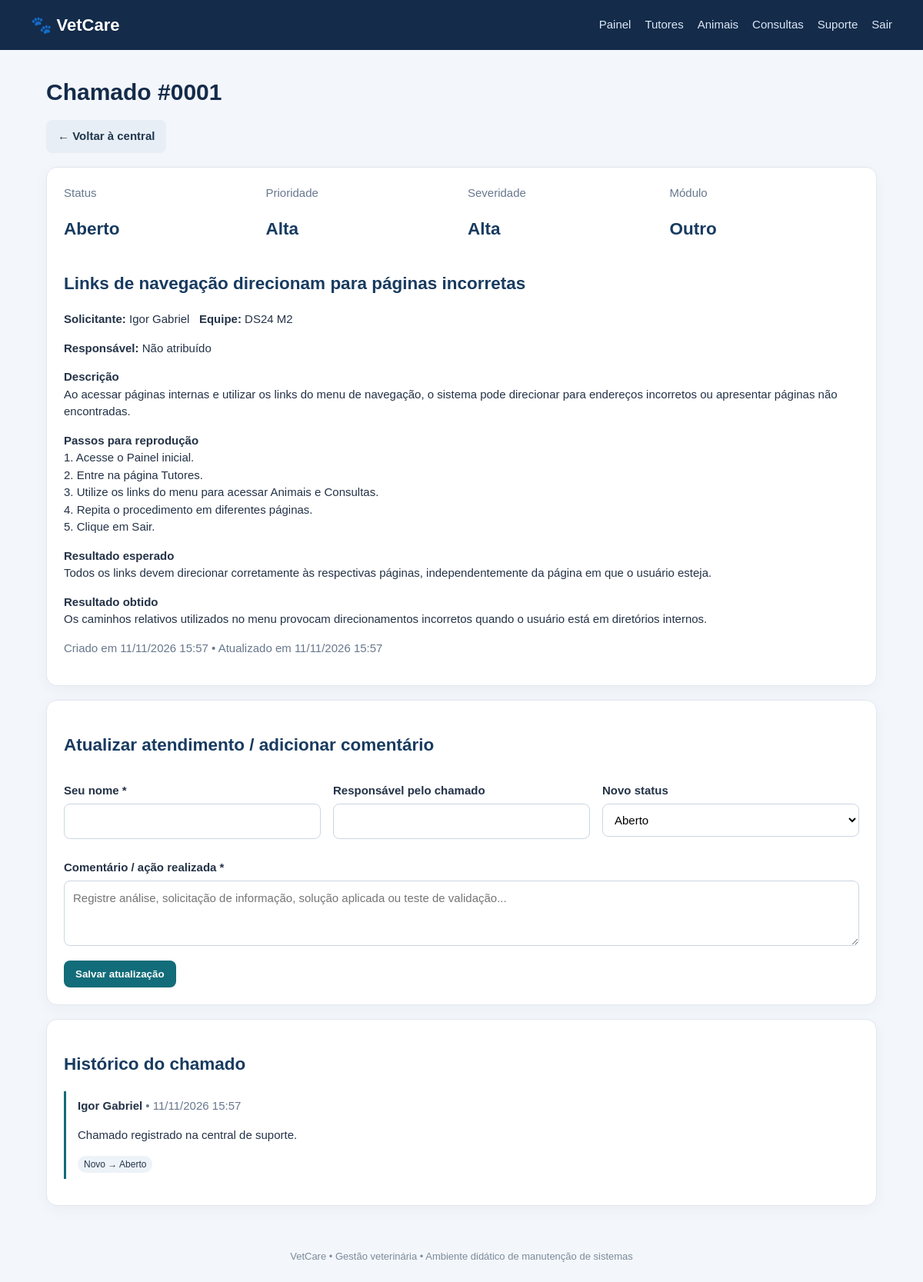
The app's page /chamados/ver.php?id=1 (signed in) with its own data.
### tables this page shows
CREATE TABLE chamados (
  id INT AUTO_INCREMENT PRIMARY KEY,
  titulo VARCHAR(160) NOT NULL,
  modulo VARCHAR(60) NOT NULL,
  solicitante VARCHAR(120) NOT NULL,
  equipe VARCHAR(100),
  descricao TEXT NOT NULL,
  passos TEXT NOT NULL,
  resultado_esperado TEXT NOT NULL,
  resultado_obtido TEXT NOT NULL,
  severidade ENUM('Baixa','Média','Alta','Crítica') NOT NULL DEFAULT 'Média',
  prioridade ENUM('Baixa','Média','Alta','Urgente') NOT NULL DEFAULT 'Média',
  status ENUM('Aberto','Em análise','Aguardando informações','Resolvido','Fechado') NOT NULL DEFAULT 'Aberto',
  responsavel VARCHAR(120),
  criado_em TIMESTAMP DEFAULT CURRENT_TIMESTAMP,
  atualizado_em TIMESTAMP DEFAULT CURRENT_TIMESTAMP ON UPDATE CURRENT_TIMESTAMP
);

CREATE TABLE historico_chamados (
  id INT AUTO_INCREMENT PRIMARY KEY,
  chamado_id INT NOT NULL,
  autor VARCHAR(120) NOT NULL,
  comentario TEXT NOT NULL,
  status_anterior VARCHAR(40),
  status_novo VARCHAR(40),
  criado_em TIMESTAMP DEFAULT CURRENT_TIMESTAMP,
  CONSTRAINT fk_historico_chamado FOREIGN KEY (chamado_id) REFERENCES chamados(id) ON DELETE CASCADE
);

### chamados/ver.php (the view, shortened to what this page needs)
<?php
require_once __DIR__.'/../config/database.php';require_once __DIR__.'/../config/auth.php';exigirLogin();
$id=(int)($_GET['id']??0);$s=$pdo->prepare("SELECT * FROM chamados WHERE id=?");$s->execute([$id]);$c=$s->fetch();
$h=$pdo->prepare("SELECT * FROM historico_chamados WHERE chamado_id=? ORDER BY criado_em DESC");$h->execute([$id]);$historico=$h->fetchAll();
include __DIR__.'/../includes/header.php';
?>
<h1>Chamado #<?=str_pad($id,4,'0',STR_PAD_LEFT)?></h1>
<div class="actions"><a class="btn secondary" href="index.php">← Voltar à central</a></div>
<section class="panel"><div class="grid"><div><span class="muted">Status</span><h2><?=htmlspecialchars($c['status'])?></h2></div><div><span class="muted">Prioridade</span><h2><?=htmlspecialchars($c['prioridade'])?></h2></div><div><span class="muted">Severidade</span><h2><?=htmlspecialchars($c['severidade'])?></h2></div><div><span class="muted">Módulo</span><h2><?=htmlspecialchars($c['modulo'])?></h2></div></div>
<h2><?=htmlspecialchars($c['titulo'])?></h2>
<p><b>Solicitante:</b> <?=htmlspecialchars($c['solicitante'])?> &nbsp; <b>Equipe:</b> <?=htmlspecialchars($c['equipe']?:'Não informada')?></p>
<p><b>Responsável:</b> <?=htmlspecialchars($c['responsavel']?:'Não atribuído')?></p>
<p><b>Descrição</b><br><?=nl2br(htmlspecialchars($c['descricao']))?></p>
<p><b>Passos para reprodução</b><br><?=nl2br(htmlspecialchars($c['passos']))?></p>
<p><b>Resultado esperado</b><br><?=nl2br(htmlspecialchars($c['resultado_esperado']))?></p>
<p><b>Resultado obtido</b><br><?=nl2br(htmlspecialchars($c['resultado_obtido']))?></p>
<p class="muted">Criado em <?=date('d/m/Y H:i',strtotime($c['criado_em']))?> • Atualizado em <?=date('d/m/Y H:i',strtotime($c['atualizado_em']))?></p>
</section>
<section class="panel"><h2>Atualizar atendimento / adicionar comentário</h2>
<form method="post"><div class="grid">
<div class="field"><label>Seu nome *</label><input name="autor" required></div>
<div class="field"><label>Responsável pelo chamado</label><input name="responsavel" value="<?=htmlspecialchars($c['responsavel']??'')?>"></div>
<div class="field"><label>Novo status</label><select name="status"><?php foreach(['Aberto','Em análise','Aguardando informações','Resolvido','Fechado'] as $v):?><option <?=$c['status']===$v?'selected':''?>><?=$v?></option><?php endforeach;?></select></div>
</div><div class="field"><label>Comentário / ação realizada *</label><textarea name="comentario" placeholder="Registre análise, solicitação de informação, solução aplicada ou teste de validação..." required></textarea></div><button>Salvar atualização</button></form>
</section>
<section class="panel"><h2>Histórico do chamado</h2>
<?php foreach($historico as $item):?><div style="border-left:3px solid #126c79;padding:8px 15px;margin:12px 0"><b><?=htmlspecialchars($item['autor'])?></b> <span class="muted">• <?=date('d/m/Y H:i',strtotime($item['criado_em']))?></span><p><?=nl2br(htmlspecialchars($item['comentario']))?></p><?php if($item['status_novo']):?><span class="tag"><?=htmlspecialchars($item['status_anterior']?:'Novo')?> → <?=htmlspecialchars($item['status_novo'])?></span><?php endif;?></div><?php endforeach;?>
</section>
<?php include __DIR__.'/../includes/footer.php';?>

### assets/style.css (style rules this page uses)
* { box-sizing:border-box }
body { margin:0;background:#f3f6fa;color:#243247;font:15px/1.5 Arial,sans-serif }
h1 { margin:0 0 8px;color:#142b4a }
h2 { color:#183b60 }
.muted { color:#68788d }
.panel,.stat,.login-box { background:white;border:1px solid #e1e8f0;border-radius:14px;padding:22px;box-shadow:0 5px 18px #203c5b0a;margin:18px 0 }
.grid { display:grid;grid-template-columns:repeat(auto-fit,minmax(210px,1fr));gap:16px }
.actions { display:flex;gap:8px;flex-wrap:wrap;margin:14px 0 }
.btn,button { display:inline-block;border:0;border-radius:8px;padding:10px 15px;background:#126c79;color:white;text-decoration:none;cursor:pointer;font-weight:700 }
.btn.secondary { background:#e8eef5;color:#20364e }
form .field { margin:13px 0 }
label { display:block;font-weight:700;margin-bottom:5px }
input,select,textarea { width:100%;padding:11px;border:1px solid #cbd6e2;border-radius:8px;font:inherit;background:#fff }
textarea { min-height:85px }
.tag { padding:4px 8px;border-radius:20px;background:#edf3f8;font-size:12px }

### records on screen
chamados: status "Aberto", prioridade "Alta", severidade "Alta", modulo "Outro", titulo "Links de navegação direcionam para páginas incorretas", solicitante "Igor Gabriel", equipe "DS24 M2", responsavel "Não atribuído", descricao "Ao acessar páginas internas e utilizar os links do menu de navegação, o sistema pode direcionar para endereços incorretos ou apresentar páginas não encontradas.", passos "1. Acesse o Painel inicial. 2. Entre na página Tutores. 3. Utilize os links do menu para acessar Animais e Consultas. 4. Repita o procedimento em diferentes páginas. 5. Clique em Sair.", resultado_esperado "Todos os links devem direcionar corretamente às respectivas páginas, independentemente da página em que o usuário esteja.", resultado_obtido "Os caminhos relativos utilizados no menu provocam direcionamentos incorretos quando o usuário está em diretórios internos.", criado_em "11/11/2026 15:57", atualizado_em "11/11/2026 15:57"
historico_chamados: autor "Igor Gabriel", criado_em "11/11/2026 15:57", comentario "Chamado registrado na central de suporte.", status_anterior "Novo", status_novo "Aberto"

### other values on screen
str_pad($id,4,'0',STR_PAD_LEFT) "0001"
